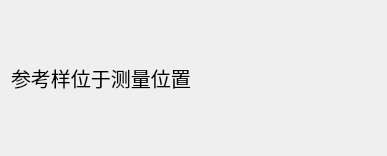
<?xml version="1.0" encoding="UTF-8"?>
<ui version="4.0">
 <class>issample</class>
 <widget class="QWidget" name="issample">
  <property name="geometry">
   <rect>
    <x>0</x>
    <y>0</y>
    <width>387</width>
    <height>156</height>
   </rect>
  </property>
  <property name="sizePolicy">
   <sizepolicy hsizetype="Preferred" vsizetype="Maximum">
    <horstretch>0</horstretch>
    <verstretch>0</verstretch>
   </sizepolicy>
  </property>
  <property name="font">
   <font>
    <pointsize>10</pointsize>
   </font>
  </property>
  <property name="windowTitle">
   <string>Form</string>
  </property>
  <layout class="QGridLayout" name="gridLayout">
   <item row="0" column="0">
    <widget class="QLabel" name="label">
     <property name="font">
      <font>
       <pointsize>15</pointsize>
      </font>
     </property>
     <property name="text">
      <string>参考样位于测量位置</string>
     </property>
    </widget>
   </item>
  </layout>
 </widget>
 <resources/>
 <connections/>
</ui>
